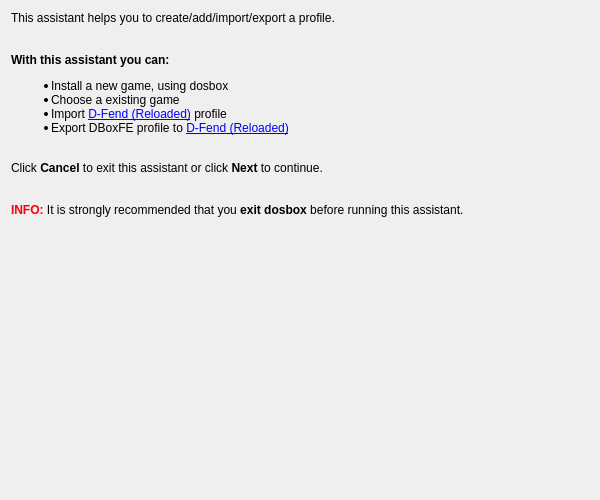
<ui version="4.0" >
 <class>UiWelcomePage</class>
 <widget class="QWizardPage" name="UiWelcomePage" >
  <property name="geometry" >
   <rect>
    <x>0</x>
    <y>0</y>
    <width>600</width>
    <height>500</height>
   </rect>
  </property>
  <property name="minimumSize" >
   <size>
    <width>600</width>
    <height>500</height>
   </size>
  </property>
  <property name="maximumSize" >
   <size>
    <width>600</width>
    <height>500</height>
   </size>
  </property>
  <property name="windowTitle" >
   <string>Welcome</string>
  </property>
  <layout class="QGridLayout" name="gridLayout" >
   <item row="0" column="0" >
    <widget class="QLabel" name="label" >
     <property name="text" >
      <string>&lt;!DOCTYPE HTML PUBLIC "-//W3C//DTD HTML 4.0//EN" "http://www.w3.org/TR/REC-html40/strict.dtd">
&lt;html>&lt;head>&lt;meta name="qrichtext" content="1" />&lt;title>Welcome&lt;/title>&lt;style type="text/css">
p, li { white-space: pre-wrap; }
&lt;/style>&lt;/head>&lt;body style=" font-family:'MS Shell Dlg 2'; font-size:8.25pt; font-weight:400; font-style:normal;">
&lt;p style=" margin-top:0px; margin-bottom:0px; margin-left:0px; margin-right:0px; -qt-block-indent:0; text-indent:0px; font-family:'Sans Serif'; font-size:9pt;">This assistant helps you to create/add/import/export a profile. &lt;br />&lt;/p>
&lt;p style=" margin-top:0px; margin-bottom:0px; margin-left:0px; margin-right:0px; -qt-block-indent:0; text-indent:0px; font-family:'Sans Serif'; font-size:9pt;">&lt;br />&lt;span style=" font-weight:600;">With this assistant you can:&lt;/span> &lt;/p>
&lt;ul style="-qt-list-indent: 1;">&lt;li style=" font-family:'Sans Serif'; font-size:9pt;" style=" margin-top:12px; margin-bottom:0px; margin-left:0px; margin-right:0px; -qt-block-indent:0; text-indent:0px;">Install a new game, using dosbox &lt;/li>
&lt;li style=" font-family:'Sans Serif'; font-size:9pt;" style=" margin-top:0px; margin-bottom:0px; margin-left:0px; margin-right:0px; -qt-block-indent:0; text-indent:0px;">Choose a existing game &lt;/li>
&lt;li style=" font-family:'Sans Serif'; font-size:9pt;" style=" margin-top:0px; margin-bottom:0px; margin-left:0px; margin-right:0px; -qt-block-indent:0; text-indent:0px;">Import &lt;a href="http://dfendreloaded.sourceforge.net/">&lt;span style=" text-decoration: underline; color:#0000ff;">D-Fend (Reloaded)&lt;/span>&lt;/a> profile &lt;/li>
&lt;li style=" font-family:'Sans Serif'; font-size:9pt;" style=" margin-top:0px; margin-bottom:12px; margin-left:0px; margin-right:0px; -qt-block-indent:0; text-indent:0px;">Export DBoxFE profile to &lt;a href="http://dfendreloaded.sourceforge.net/">&lt;span style=" text-decoration: underline; color:#0000ff;">D-Fend (Reloaded)&lt;/span>&lt;/a>&lt;br />&lt;/li>&lt;/ul>
&lt;p style=" margin-top:0px; margin-bottom:12px; margin-left:0px; margin-right:0px; -qt-block-indent:0; text-indent:0px; font-family:'Sans Serif'; font-size:9pt;">Click &lt;span style=" font-weight:600;">Cancel&lt;/span> to exit this assistant or click &lt;span style=" font-weight:600;">Next&lt;/span> to continue.&lt;br />&lt;br />&lt;br />&lt;span style=" font-weight:600; color:#ff0000;">INFO:&lt;/span> It is strongly recommended that you &lt;span style=" font-weight:600;">exit dosbox&lt;/span> before running this assistant.&lt;/p>&lt;/body>&lt;/html></string>
     </property>
    </widget>
   </item>
   <item row="1" column="0" >
    <spacer name="verticalSpacer" >
     <property name="orientation" >
      <enum>Qt::Vertical</enum>
     </property>
     <property name="sizeHint" stdset="0" >
      <size>
       <width>20</width>
       <height>208</height>
      </size>
     </property>
    </spacer>
   </item>
  </layout>
 </widget>
 <resources/>
 <connections/>
</ui>
